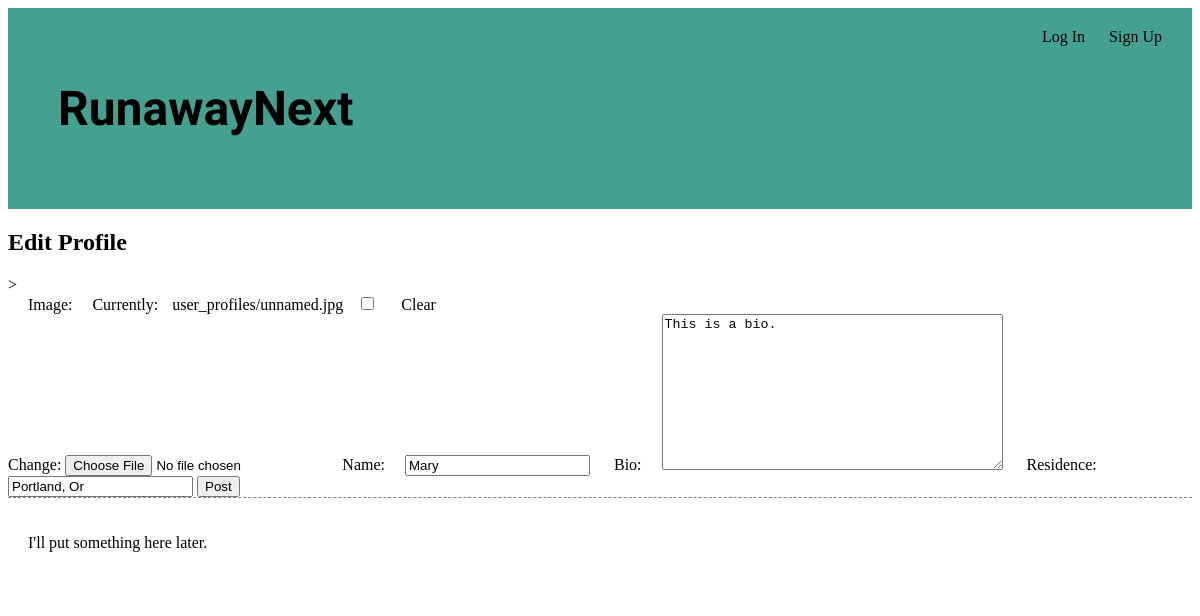
Page /mkat/edit/ on the committed database.
### runaway/models.py (models this page shows, shortened)
class UserProfile(models.Model):
    user=models.OneToOneField(User, on_delete=models.CASCADE)
    name=models.CharField(max_length=50, blank=True)
    bio=models.TextField(max_length=150, blank=True)
    residence=models.CharField(max_length=100, blank=True)
    image=models.ImageField(upload_to='user_profiles', blank=True)

### profiles/views.py (the view, shortened to what this page needs)
# urls.py: path('<str:username>/edit/', views.EditUserProfileView.as_view(), name='edit_profile'),
class EditUserProfileView(UpdateView):
    model = UserProfile
    form_class = UserProfileForm
    template_name = 'edit_profile.html'
    def get_object(self):
        user= get_object_or_404(User, username=self.kwargs.get('username'))
        return user.userprofile

### profiles/forms.py (shortened to what this page needs)
class UserProfileForm(forms.ModelForm):
    class Meta:
        model = UserProfile
        fields = ('image','name', 'bio', 'residence')

### runaway/templates/edit_profile.html (shortened to what this page needs)
{% extends 'base.html' %}
{% block content %}
  <h2>Edit Profile</h2>                            >
  <form action="" method='post' enctype="multipart/form-data">
  {{ form }}
  <input type="submit" value="Post">
  </form>
{% endblock content %}

### runaway/static/css/style.css (style rules this page uses)
a { padding:10px; text-decoration: none; color: black; }
label { margin:20px; }

### rows in the picture
UserProfile: name "Mary", bio "This is a bio.", residence "Portland, Or"
